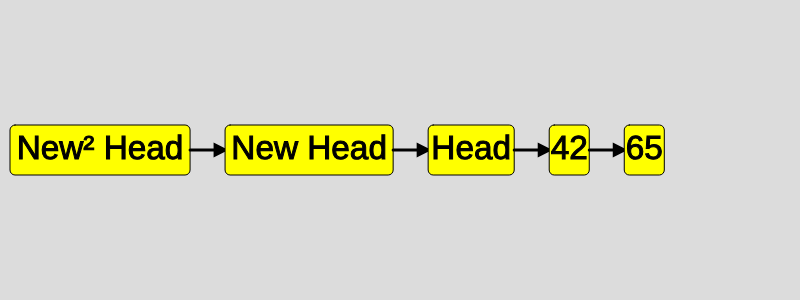
Frame 1 (no input)
Frame 60 (no input): identical to frame 1, image omitted
Frame 120 (the mouse pressed at the canvas centre since frame 60): identical to frame 1, image omitted

The p5.js sketch that drew this single still picture (run headless with seeded random() and noise() and a simulated clock; from frame 60 on, the mouse is pressed at the canvas centre):

// p5.js sketch
// ── sketch.js
function setup() {
  createCanvas(800, 300);
  linkedList = new LinkedList();
  
  linkedList.append("Head");
  linkedList.append(42);
  linkedList.append(65);
  
  linkedList.prepend("New Head");
  linkedList.prepend("New² Head");
  
  let contain42 = linkedList.contains(42);
  console.log(contain42);
  // let oldHead = linkedList.popHead();
  // console.log(oldHead);
  
//   let oldTail = linkedList.popTail();
//   console.log(oldTail);
  
//   linkedList.popTail();
//   linkedList.popTail();
//   linkedList.popTail();

}

function draw() {
  background(220);
  //linkedList.head.setPosition(mouseX, mouseY);
  linkedList.show();
}
// ── CircularlyLinkedList.js
class CircularlyLinkedList {
  constructor() {
    
  }

}
// ── DoublyLinkedList.js
class DoublyLinkedList {
    constructor() {}
    insertAtStart() {}
    insertAtBetween() {}
    insertAtEnd() {}
    delete() {}
    search() {}
}

// ── Link.js
class Link {
  constructor(nodeA, nodeB) {
    this.nodeA = nodeA;
    this.nodeB = nodeB;
    this.color = color(0);
  }
  
  show() {
    push();
    stroke(this.color);
    strokeWeight(3);
    fill(this.color);
    line(this.nodeA.rightSide.x, this.nodeA.rightSide.y, 
         this.nodeB.leftSide.x, this.nodeB.leftSide.y);
    let direction = createVector(this.nodeB.leftSide.x - this.nodeA.rightSide.x,
                                 this.nodeB.leftSide.y - this.nodeA.rightSide.y);
    let tipSize = 10;
    translate(this.nodeB.leftSide.x, this.nodeB.leftSide.y);
    rotate(direction.heading());
    triangle(-tipSize, tipSize/2, -tipSize, -tipSize/2, 0, 0);
    pop();
  }
}
// ── LinkedList.js
class LinkedList {
  constructor() {
    this.head = null;
  }
  
  append(data) {
    if (this.head == null) {
      this.head = new Node(data);
      this.updatePositions();
      return;
    }
    let currentNode = this.head;
    while (currentNode.nextNode != null) {
      currentNode = currentNode.nextNode;
    }
    let newNextNode = new Node(data);
    currentNode.linkTo(newNextNode);
    this.updatePositions();
  }
  
  prepend(data) {
    let newHead = new Node(data);
    newHead.linkTo(this.head);
    this.head = newHead;
    this.updatePositions();
  }
  
  popHead() {
    if (this.head == null) {
      return console.log("popHead() -> LinkedList is empty!");
    }
    let oldHead = this.head;
    this.head = this.head.nextNode;
    if (this.head != null) {
      this.updatePositions();
    }
    return oldHead;
  }
  
  popTail() {
    if (this.head == null) {
      return console.log("popTail() -> LinkedList is empty!");
    }
    let preTail = this.head;
    let tail = preTail.nextNode;
    if (preTail.nextNode == null) {
      this.popHead();
      return;
    } else {
      while (tail.nextNode != null) {
        preTail = preTail.nextNode;
        tail = preTail.nextNode;
      }
      preTail.nextNode = null;
      preTail.link = null;
      this.updatePositions();
      return tail;
    }
  }
  
  contains(data) {
    let currentNode = this.head;
    while (currentNode != null) {
      if (currentNode.data == str(data)) {
         return true;   
      }
      currentNode = currentNode.nextNode;
    }
    return false;
  }
  
  updatePositions() {
    let currentNode = this.head;
    let origin = -25;
    let distance = 35;
    while (currentNode != null) {
      let x = origin + distance + currentNode.width/2;
      origin = x + currentNode.width/2;
      let y = height/2;
      currentNode.setPosition(x, y);
      currentNode = currentNode.nextNode;
    }
  }
  
  show() {
    let currentNode = this.head;
    while (currentNode != null) {
      currentNode.show();
      currentNode = currentNode.nextNode;
    }
  }
}
// ── Node.js
class Node {
  constructor(data) {
    this.data = data;
    this.position = createVector();
    this.leftSide = createVector();
    this.rightSide = createVector();
    this.width = textWidth(data)*3;
    this.height = 50;
    this.color = color(255, 255, 0);
    this.nextNode = null;
    this.link = null;
  }

  linkTo(newNextNode) {
    this.nextNode = newNextNode;
    this.link = new Link(this, this.nextNode);
  }
  
  setData(data) {
    this.data = str(data);
  }

  setPosition(x, y) {
    this.position.x = x;
    this.position.y = y;
    this.leftSide.x = x - this.width/2;
    this.leftSide.y = y;
    this.rightSide.x = x + this.width/2;
    this.rightSide.y = y;
  }

  show() {
    stroke(0);
    fill(this.color);
    rectMode(CENTER);
    rect(this.position.x, this.position.y, 
         this.width, this.height, 5);
    fill(0);
    textSize(this.height/1.5);
    textAlign(CENTER, CENTER);
    text(this.data, this.position.x, this.position.y);
    if (this.link != undefined) {
      this.link.show();   
    }
  }
}
